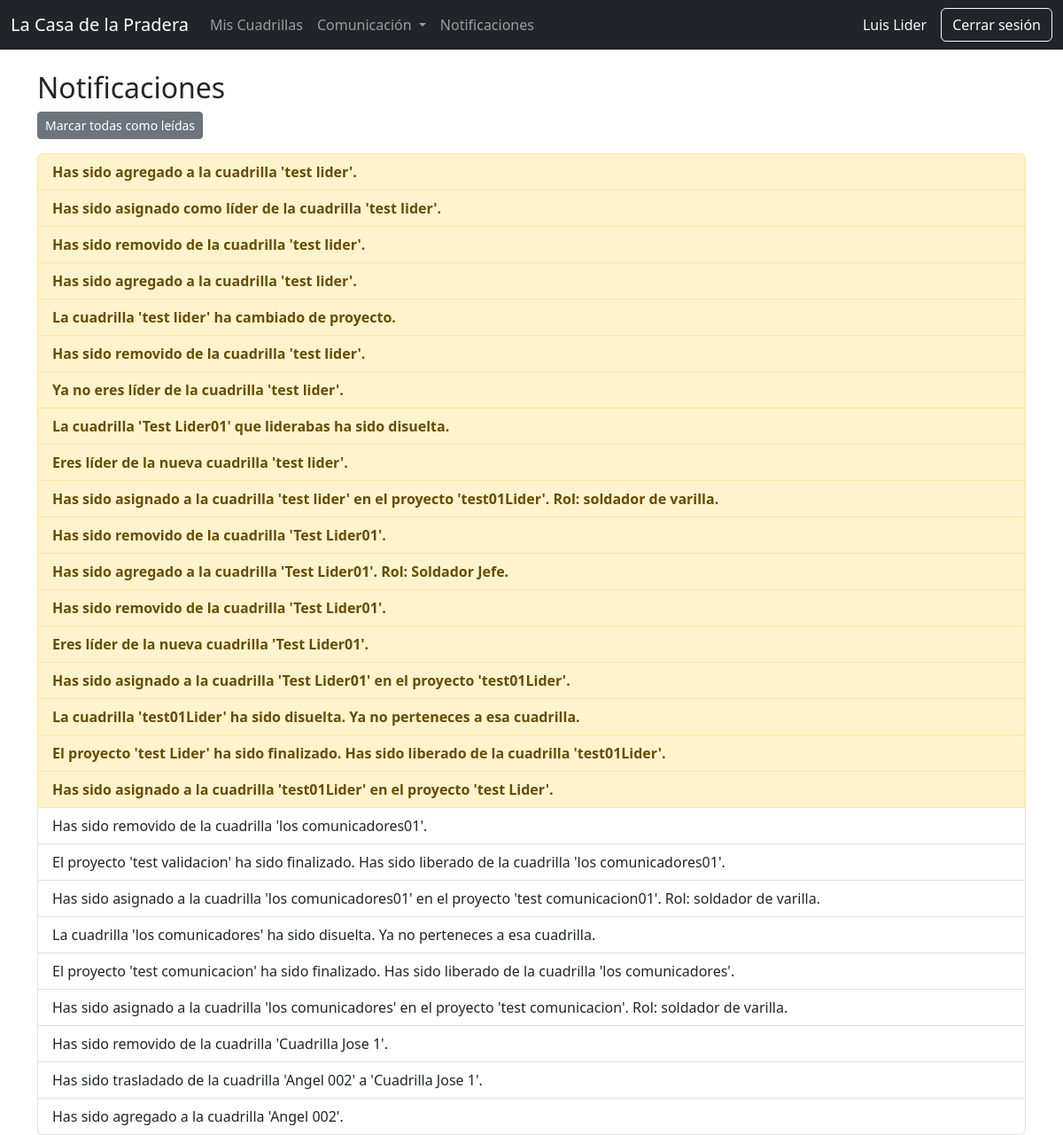
Page /personal/notificaciones/ (signed in) on the earlier database version.
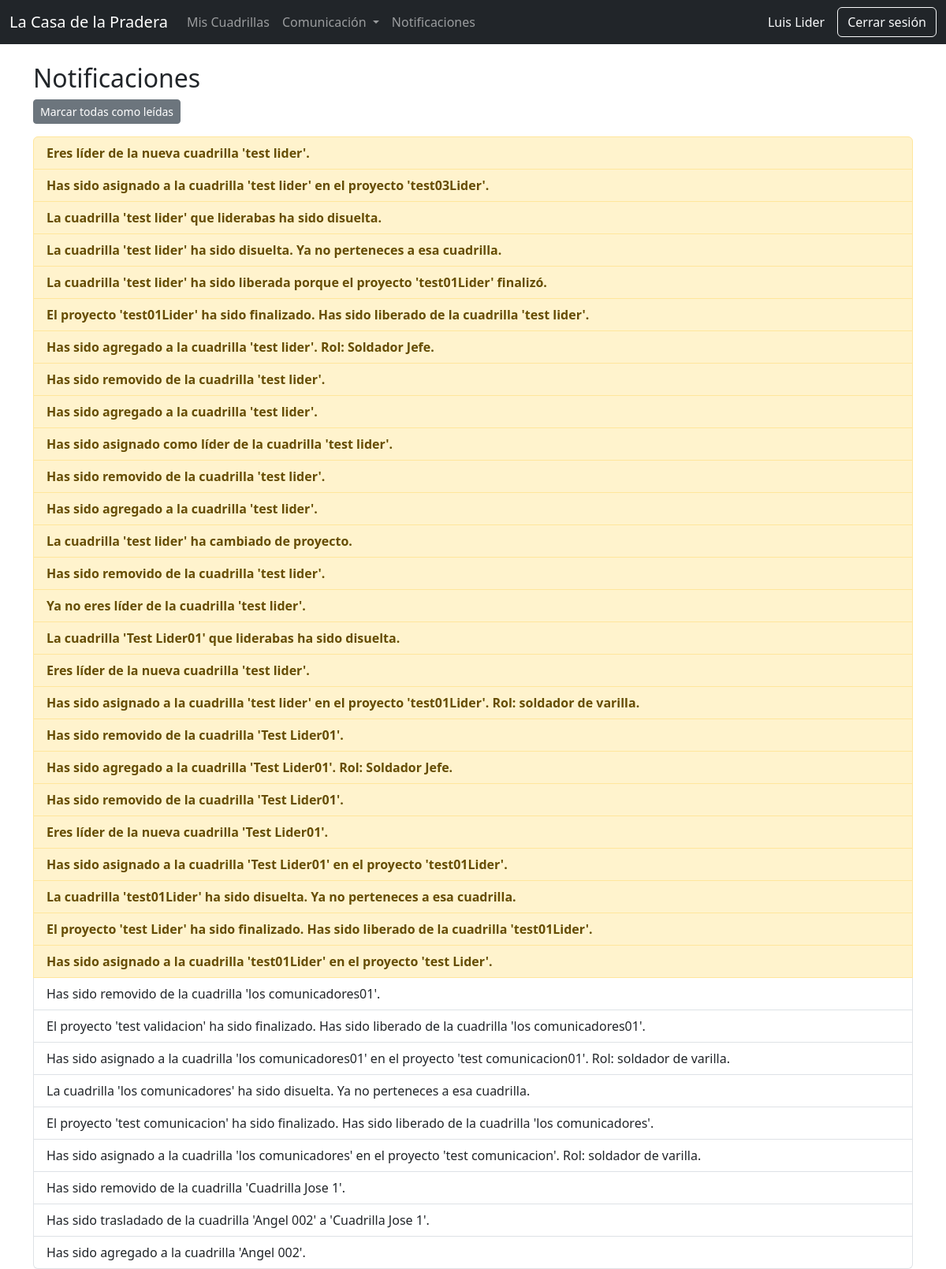
Same page on the later database version.
### personal/models.py (models this page shows, shortened)
class Notificacion(models.Model):
    user = models.ForeignKey(
        User,
        on_delete=models.CASCADE,
        related_name="notificaciones"
    )
    mensaje = models.TextField()
    fecha = models.DateTimeField(auto_now_add=True)
    leida = models.BooleanField(default=False)
    class Meta:
        ordering = ["-fecha"]

### personal/views.py (the view)
@login_required
def mis_notificaciones(request):
    notifs = request.user.notificaciones.all()
    return render(request, "mis_notificaciones.html", {
        "notifs": notifs,
    })

### core/context_processors.py (called while the page is built)
def notificaciones_no_leidas(request):
    if request.user.is_authenticated:
        return {
            "notifs_no_leidas": request.user.notificaciones.filter(leida=False).count()
        }
    return {"notifs_no_leidas": 0}

### personal/templatetags/custom_tags.py (called while the page is built)
@register.filter
def has_group(user, group_name):
    return user.groups.filter(name=group_name).exists()

### personal/templates/mis_notificaciones.html (shortened to what this page needs)
{% extends 'base.html' %}
{% block content %}
<h2>Notificaciones</h2>
{% if notifs %}
    <div class="mb-3">
        <a href="{% url 'personal:notifs_leidas' %}" class="btn btn-sm btn-secondary">
            Marcar todas como leídas
        </a>
    </div>
    <ul class="list-group">
        {% for n in notifs %}
            <li class="list-group-item {% if not n.leida %}fw-bold list-group-item-warning{% endif %}">
                {{ n.mensaje }}<br>
            </li>
        {% endfor %}
    </ul>
{% else %}
    <p>No tienes notificaciones.</p>
{% endif %}
{% endblock %}

### core/templates/base.html (shortened to what this page needs)
{% load custom_tags %}
<!DOCTYPE html>
<html lang="es">
<head>
    <link href="https://cdn.jsdelivr.net/npm/bootstrap@5.3.2/dist/css/bootstrap.min.css" rel="stylesheet">
</head>
<body>
{% if request.user.is_authenticated and request.path != '/usuarios/login/' and request.path != '/accounts/login/' %}
<nav class="navbar navbar-expand-lg navbar-dark bg-dark mb-4">
    <div class="container-fluid">
        <a class="navbar-brand" href="{% url 'dashboard' %}">
            La Casa de la Pradera
        </a>
        <div class="collapse navbar-collapse" id="menuPrincipal">
            <ul class="navbar-nav me-auto mb-2 mb-lg-0">
                {% if request.user|has_group:"LiderCuadrilla" %}
                    <li class="nav-item">
                        <a class="nav-link" href="#">Mis Cuadrillas</a>
                    </li>
                {% endif %}
                <li class="nav-item dropdown">
                    <a class="nav-link dropdown-toggle" href="#" id="comunicacionDropdown" role="button" data-bs-toggle="dropdown" aria-expanded="false">
                        Comunicaci&oacute;n
                    </a>
                </li>
                <li class="nav-item">
                    <a class="nav-link" href="{% url 'personal:mis_notificaciones' %}">
                        Notificaciones
                    </a>
                </li>
            </ul>
            <span class="navbar-text text-light me-3">
                {{ request.user.first_name }} {{ request.user.last_name }}
            </span>
            <a href="{% url 'usuarios:logout' %}" class="btn btn-outline-light">Cerrar sesión</a>
        </div>
    </div>
</nav>
{% endif %}
<main class="container">
    {% block content %}{% endblock %}
</main>
</body>
</html>

Differences in the rows shown:
added Notificacion: mensaje "Eres líder de la nueva cuadrilla 'test lider'."
added Notificacion: mensaje "Has sido asignado a la cuadrilla 'test lider' en el proyecto 'test03Lider'."
added Notificacion: mensaje "La cuadrilla 'test lider' que liderabas ha sido disuelta."
added Notificacion: mensaje "La cuadrilla 'test lider' ha sido disuelta. Ya no perteneces a esa cuadrilla."
added Notificacion: mensaje "La cuadrilla 'test lider' ha sido liberada porque el proyecto 'test01Lider' finalizó."
added Notificacion: mensaje "El proyecto 'test01Lider' ha sido finalizado. Has sido liberado de la cuadrilla 'test lider'."
added Notificacion: mensaje "Has sido agregado a la cuadrilla 'test lider'. Rol: Soldador Jefe."
added Notificacion: mensaje "Has sido removido de la cuadrilla 'test lider'."
